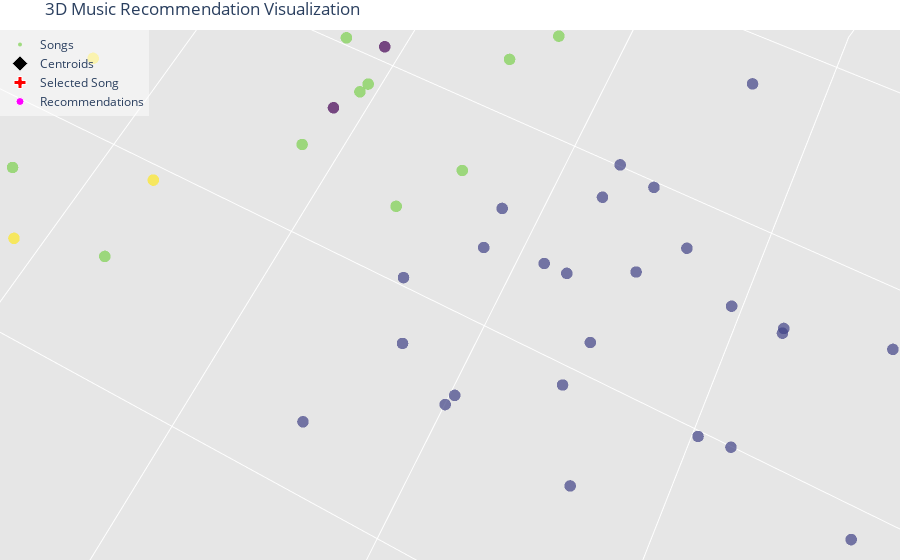

The code cell stored with this chart in its notebook:
### Code cell
print("\nGenerating 3D visualization...")
fig = go.Figure()
plot_clusters_3d_interactive(
    combined_data,
    centroids,
    labels,
    combined_song_names,
    centroid_labels=centroid_genre_labels,
    selected_song_coordinates=selected_song_coordinates,
    closest_indices=closest_indices
)

### Figure 1 — Plotly figure (JSON) as saved in the notebook; plotly's stock layout.template omitted (floating-point values rounded to 4 significant figures; data arrays with more than 128 entries replaced by an {"elided": "..."} marker saying what was removed)
{"data": [{"hoverinfo": "text", "marker": {"color": {"elided": "13316 int values"}, "colorscale": [[0, "#440154"], [0.1111, "#482878"], [0.2222, "#3e4989"], [0.3333, "#31688e"], [0.4444, "#26828e"], [0.5556, "#1f9e89"], [0.6667, "#35b779"], [0.7778, "#6ece58"], [0.8889, "#b5de2b"], [1, "#fde725"]], "opacity": 0.7, "size": 4}, "mode": "markers", "name": "Songs", "text": {"elided": "13316 str values"}, "type": "scatter3d", "x": {"elided": "13316 float values"}, "y": {"elided": "13316 float values"}, "z": {"elided": "13316 float values"}}, {"hoverinfo": "text", "marker": {"color": "black", "line": {"color": "white", "width": 1}, "size": 12, "symbol": "diamond"}, "mode": "markers+text", "name": "Centroids", "text": ["Cluster 1: edm-metal", "Cluster 2: pop-country", "Cluster 3: metal", "Cluster 4: edm-metal", "Cluster 5: country-edm", "Cluster 6: edm-metal"], "textposition": "top center", "type": "scatter3d", "x": [0.3618, -4.206, 0.3018, 0.1616, -1.811, 1.619], "y": [-1.402, 1.475, 1.797, -0.4377, -0.4268, 0.7092], "z": [-0.523, -1.069, 0.8665, 0.7233, 0.01346, -0.7733]}, {"hoverinfo": "text", "marker": {"color": "red", "line": {"color": "white", "width": 1}, "size": 10, "symbol": "cross"}, "mode": "markers", "name": "Selected Song", "text": ["Selected Song"], "type": "scatter3d", "x": [-5.543], "y": [2.036], "z": [-2.466]}, {"hoverinfo": "text", "marker": {"color": "magenta", "line": {"color": "white", "width": 1}, "size": 8, "symbol": "circle"}, "mode": "markers", "name": "Recommendations", "text": ["Recommendation: Islands In The Stream", "Recommendation: Islands In The Stream", "Recommendation: Are You Lost in the World Like Me?", "Recommendation: Anti-Pioneer", "Recommendation: Double Dolphins On the Nickel", "Recommendation: Tangled up in Blue", "Recommendation: This Girl's In Love With You", "Recommendation: Minnesang", "Recommendation: This Land", "Recommendation: California Kids"], "type": "scatter3d", "x": [-5.587, -5.587, -5.621, -5.484, -5.059, -5.378, -5.342, -6.155, -5.212, -4.971], "y": [2.034, 2.034, 2.372, 2.469, 1.986, 1.738, 1.443, 1.63, 2.712, 1.851], "z": [-2.255, -2.255, -2.086, -2.934, -1.988, -1.871, -2.163, -2.574, -2.284, -1.955]}], "layout": {"autosize": true, "legend": {"bgcolor": "rgba(255, 255, 255, 0.5)", "x": 0, "y": 1}, "margin": {"b": 0, "l": 0, "r": 0, "t": 30}, "scene": {"aspectmode": "auto", "aspectratio": {"x": 1.16, "y": 0.9454, "z": 0.9117}, "camera": {"center": {"x": 0, "y": 0, "z": 0}, "eye": {"x": -0.001229, "y": 0.002431, "z": 0.009622}, "projection": {"type": "perspective"}, "up": {"x": 0, "y": 0, "z": 1}}, "xaxis": {"backgroundcolor": "rgb(230, 230, 230)", "title": {"text": "PC1"}, "type": "linear"}, "yaxis": {"backgroundcolor": "rgb(230, 230, 230)", "title": {"text": "PC2"}, "type": "linear"}, "zaxis": {"backgroundcolor": "rgb(230, 230, 230)", "title": {"text": "PC3"}, "type": "linear"}}, "title": {"text": "3D Music Recommendation Visualization"}}}
